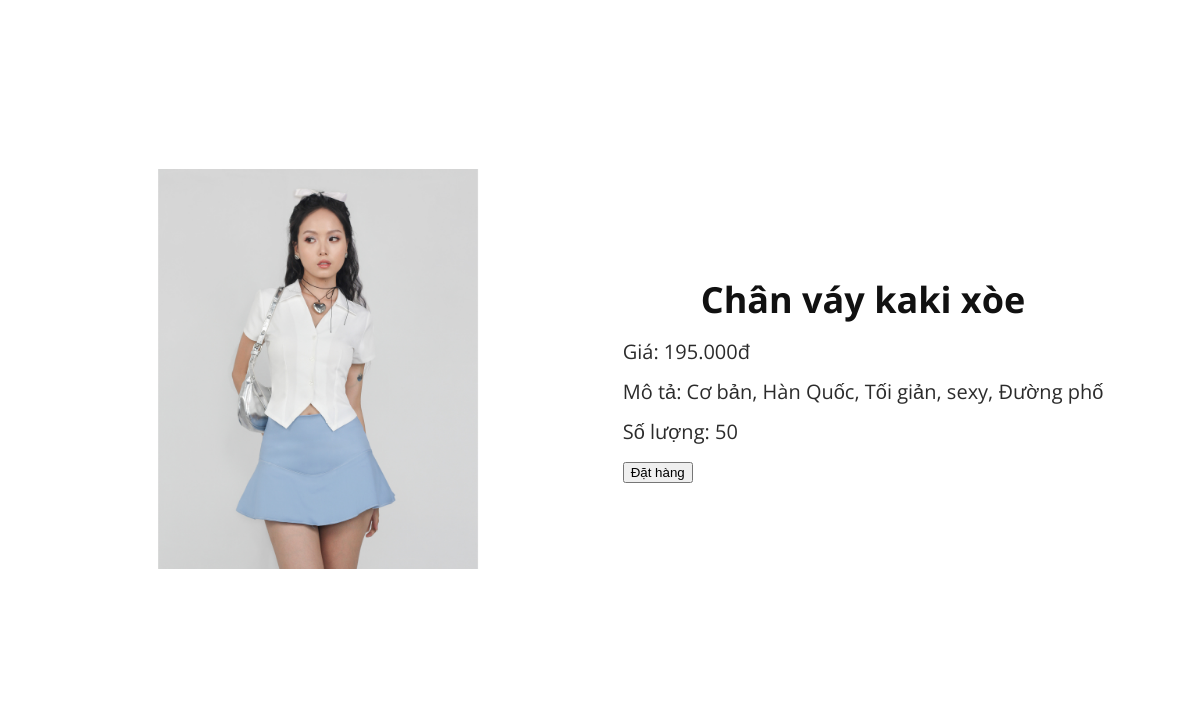
Page /pages/chitietsp/chitietsp.php?Masanpham=CV04 on the committed database.
### tables this page shows
CREATE TABLE `sanpham` (
  `MaSanPham` varchar(5) NOT NULL,
  `TenSP` varchar(100) NOT NULL,
  `HinhAnh` varchar(50) NOT NULL,
  `MoTa` text DEFAULT NULL,
  `Gia` decimal(10,2) NOT NULL,
  `SoLuong` int(11) NOT NULL,
  `Maloai` varchar(5) DEFAULT NULL
);

### pages/chitietsp/chitietsp.php (the view, shortened to what this page needs)
<!DOCTYPE html>
<html lang="en">
<head>
  <link rel="stylesheet" href="../../css/styles.css">
</head>
<body>
    <div class="container">
        <div class = "row">
            <?php include "../../connection.php";
            if(isset($_GET['Masanpham']))
            {
                $Masp = $_GET['Masanpham'];
                $select_product = mysqli_query($connect,"SELECT * FROM sanpham where MaSanPham = '$Masp'");
                $row = mysqli_fetch_assoc($select_product);
            }
            ?>
            <div class="col-md-6 col-lg-3 product-container">
               <div class="product-image">
                    <img src="../../images/<?php echo $row['HinhAnh'] ?>" alt="">
               </div>
            <div class="product-info">
                <form action="themspvaogio.php" method ="post">
                <h1 class ="h1"><?php echo $row['TenSP'] ?></h1>
                <p class ="p"> Giá: <?php echo number_format($row['Gia'], 0, ".", ".")?>đ</p>
                <p class="p">Mô tả: <?php echo $row['MoTa'] ?></p>
                <p class="p">Số lượng: <?php echo $row['SoLuong'] ?></p>
                <input type="submit" name="dathang" value="Đặt hàng">
                </form>
                </div>
        </div>
    </div>
</body>
</html>

### css/styles.css (style rules this page uses)
body { font-family: 'Open Sans',sans-serif; font-size: 14px; color: #111; line-height:1 ; }
.container { margin: 100px auto; width: 1400px; }
.row { margin-top:-50px; }
h1 { text-align: center; }
.product-container { display: flex; align-items: center; justify-content: center; height: 80vh; font-family: 'Open Sans',sans-serif; }
.product-container::after { content: ''; position: absolute; top: 0; left: 0; width: 100%; height: 100%; background: rgba(255, 255, 255, 0.5); filter: blur(10px); z-index: -1; }
.product-image img { width: 400px; height: 400px; object-fit: cover; transition: transform 0.3 ease, box-shadow 0.3s ease; border: 5px solid transparent; }
.product-info { margin-left: 100px; margin-top: 0px; }
.product-container .product-info { position: relative; }
h1 { font-size: 36px; transition: filter 0.3s ease; }
.p { font-size: 20px; color: rgba(0, 0, 0, 0.83); }
@media screen and (max-width: 1300px) { .container { margin: 100px auto; width: 1200px; } }

### rows in the picture
sanpham: HinhAnh (picture), TenSP "Chân váy kaki xòe", Gia "195.000", MoTa "Cơ bản, Hàn Quốc, Tối giản, sexy, Đường phố", SoLuong "50"
